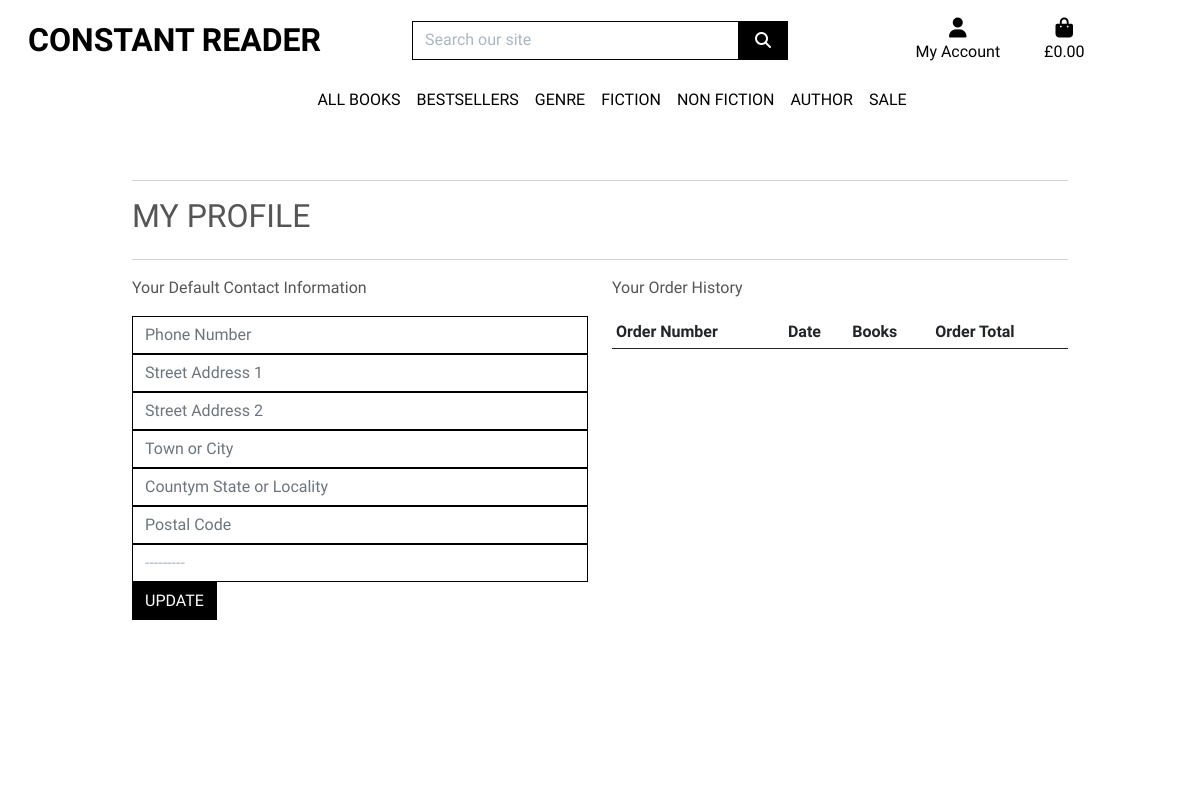
The app's page /profile/ (signed in), older data.
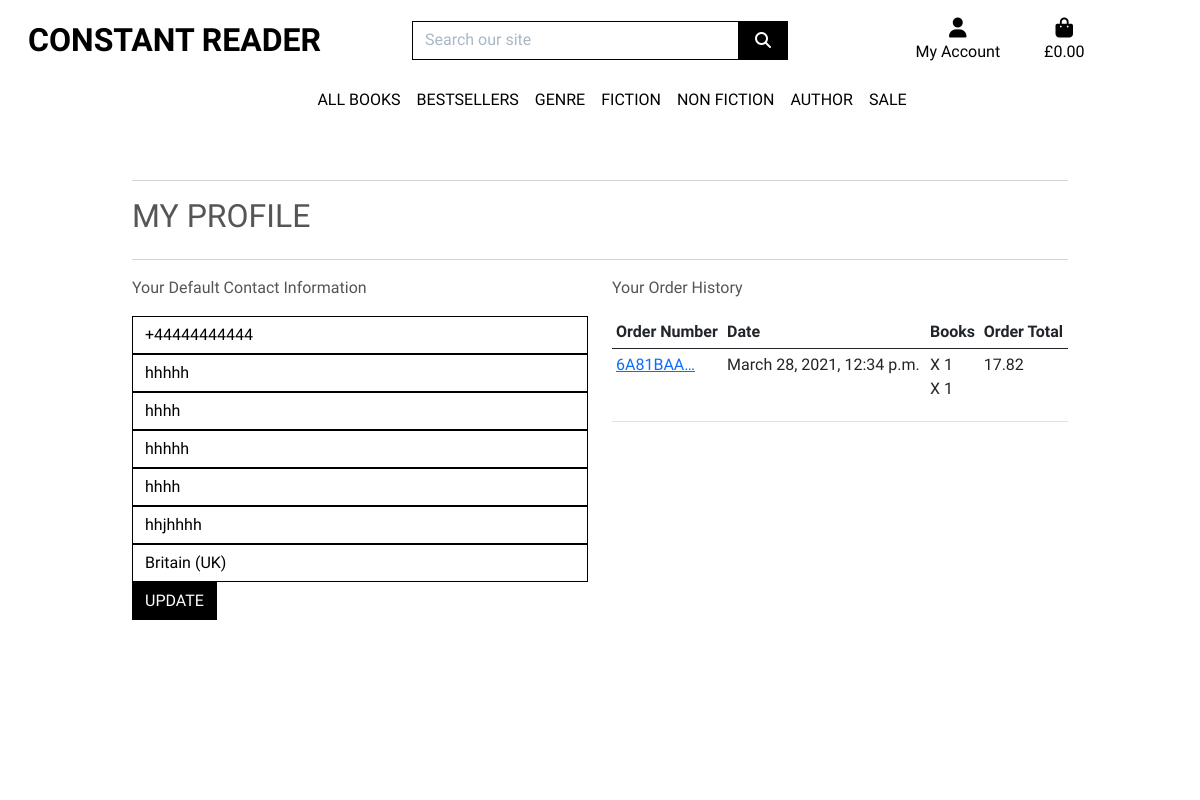
The same page, newer data.
### profiles/models.py (models this page shows, shortened)
class UserProfile(models.Model):
    user = models.OneToOneField(User, on_delete=models.CASCADE)
    default_phone_number = models.CharField(max_length=20, null=True, blank=True)
    default_street_address1 = models.CharField(max_length=80, null=True, blank=True)
    default_street_address2 = models.CharField(max_length=80, null=True, blank=True)
    default_town_or_city = models.CharField(max_length=40, null=True, blank=True)
    default_county = models.CharField(max_length=80, null=True, blank=True)
    default_postcode = models.CharField(max_length=20, null=True, blank=True)
    default_country = CountryField(blank_label='Country', null=True, blank=True)

### checkout/models.py (models this page shows, shortened)
class Order(models.Model):
    order_number = models.CharField(max_length=32, null=False, editable=False)
    user_profile = models.ForeignKey(UserProfile, on_delete=models.SET_NULL,
                                    null=True, blank=True, related_name='orders')
    full_name = models.CharField(max_length=50, null=False, blank=False)
    email = models.EmailField(max_length=254, null=False, blank=False)
    phone_number = models.CharField(max_length=20, null=False, blank=False)
    country = CountryField(blank_label='Country *', null=False, blank=False)
    postcode = models.CharField(max_length=20, null=True, blank=True)
    town_or_city = models.CharField(max_length=40, null=False, blank=False)
    street_address1 = models.CharField(max_length=80, null=False, blank=False)
    street_address2 = models.CharField(max_length=80, null=True, blank=True)
    county = models.CharField(max_length=80, null=True, blank=True)
    date = models.DateTimeField(auto_now_add=True)
    delivery_cost = models.DecimalField(max_digits=6, decimal_places=2, null=False, default=0)
    order_total = models.DecimalField(max_digits=10, decimal_places=2, null=False, default=0)
    grand_total = models.DecimalField(max_digits=10, decimal_places=2, null=False, default=0)
    original_bag = models.TextField(null=False, blank=False, default='')
    stripe_pid = models.CharField(max_length=254, null=False, blank=False, default='')

class OrderLineItem(models.Model):
    order = models.ForeignKey(Order, null=False, blank=False, on_delete=models.CASCADE, related_name='lineitems')
    book = models.ForeignKey(Books, null=False, blank=False, on_delete=models.CASCADE)
    quantity = models.IntegerField(null=False, blank=False, default=0)
    lineitem_total = models.DecimalField(max_digits=6, decimal_places=2, null=False, blank=False, editable=False)

### profiles/views.py (the view)
# urls.py: path('profile/', include('profiles.urls')),
def profile(request):
    profile = get_object_or_404(UserProfile, user=request.user)
    if request.method == 'POST':
        form = UserProfileForm(request.POST, instance=profile)
        if form.is_valid():
            form.save()
            messages.success(request, 'Profile Updated!')
    form = UserProfileForm(instance=profile)
    orders = profile.orders.all()
    template = 'profiles/profile.html'
    context = {
        'form': form,
        'orders': orders,
    }
    return render(request, template, context)

### profiles/forms.py
class UserProfileForm(forms.ModelForm):
    class Meta:
        model = UserProfile
        exclude = ('user',)
    def __init__(self, *args, **kwargs):
        super().__init__(*args, **kwargs)
        placeholders = {
            'default_phone_number': 'Phone Number',
            'default_postcode': 'Postal Code',
            'default_town_or_city': 'Town or City',
            'default_street_address1': 'Street Address 1',
            'default_street_address2': 'Street Address 2',
            'default_county': 'Countym State or Locality',
        }
        self.fields['default_phone_number'].widget.attrs['autofocus'] = True
        for field in self.fields:
            if field != 'default_country':
                if self.fields[field].required:
                    placeholder = f'{placeholders[field]} *'
                else:
                    placeholder = placeholders[field]
                self.fields[field].widget.attrs['placeholder'] = placeholder
            self.fields[field].widget.attrs['class'] = 'border-black rounded-0 profile-form-input'
            self.fields[field].label = False

### bag/contexts.py (called while the page is built, shortened)
def bag_contents(request):
    bag_items = []
    total = 0
    product_count = 0
    bag = request.session.get('bag', {})
    if total < settings.FREE_DELIVERY_THRESHOLD:
        delivery = total * Decimal(settings.STANDARD_DELIVERY_PERCENTAGE / 100)
        free_delivery_delta = settings.FREE_DELIVERY_THRESHOLD - total
    else:
        delivery = 0
        free_delivery_delta = 0
    grand_total = delivery + total
    context = {
        'bag_items': bag_items,
        'total': total,
        'product_count': product_count,
        'delivery': delivery,
        'free_delivery_delta': free_delivery_delta,
        'free_delivery_threshold': settings.FREE_DELIVERY_THRESHOLD,
        'grand_total': grand_total,
    }
    return context

### profiles/templates/profiles/profile.html (shortened to what this page needs)
{% extends "base.html" %}
{% load static %}
{% block extra_css %}
<link rel="stylesheet" href="{% static 'profiles/css/profile.css' %}">
{% endblock %}
{% block page_header %}
<div class="container header-container">
</div>
{% endblock %}
{% block content %}
<div class="overlay"></div>
<div class="container">
    <div class="row">
        <div class="col">
            <hr>
            <h2 class="logo-font mb-4">My Profile</h2>
            <hr>
        </div>
    </div>
    <div class="row">
        <div class="col-12 col-lg-6">
            <p>Your Default Contact Information</p>
            <form class="mt-3" action="{% url 'profile' %}" method="POST" id="profile-update-form">
                {{ form|crispy }}
                <button class="btn btn-black rounded-0 text-uppercase float-right">Update</button>
            </form>
        </div>
        <div class="col-12 col-lg-6">
            <p>Your Order History</p>
            <div class="order-history table-responsive">
                <table class="table table-sm">
                    <thead>
                        <tr>
                            <th>Order Number</th>
                            <th>Date</th>
                            <th>Books</th>
                            <th>Order Total</th>
                        </tr>
                    </thead>
                    <tbody>
                        {% for order in orders %}
                            <tr>
                                <td>
                                    <a href="{% url 'order_history' order.order_number %}"
                                    title="{{ order.order_number }}">
                                        {{ order.order_number|truncatechars:8 }}</a>
                                </td>
                                <td>{{ order.date }}</td>
                                <td>
                                    <ul class="list-unstyled">
                                        {% for item in order.lineitems.all %}
                                            <li>{{ item.books.title }} X {{ item.quantity }}</li>
                                        {% endfor %}
                                    </ul>
                                </td>
                                <td>{{ order.grand_total }}</td>
                            </tr>
                        {% endfor %}
                    </tbody>
                </table>
            </div>
        </div>
    </div>
{% endblock %}

### templates/base.html (shortened to what this page needs)
{% load static %}
<!doctype html>
<html lang="en">
<head>
    {% block corecss %}
    <link href="https://cdn.jsdelivr.net/npm/bootstrap@5.0.0-beta2/dist/css/bootstrap.min.css" rel="stylesheet"
>
    <link rel="stylesheet" href="{% static 'css/base.css' %}">
    {% endblock %}
    {% block extra_css %}
    {% endblock %}
</head>
<body>
    <header class="container-fluid fixed-top">
        <div id="topnav" class="row bg-white pt-lg-2 d-none d-lg-flex">
            <div class="col-12 col-lg-4 my-auto py-1 py-lg-0 text-center text-lg-left">
                <a href="{% url 'home' %}" class="nav-link main-logo-link">
                    <h2 class="logo-font text-black my-0"><strong>Constant Reader</strong></h2>
                </a>
            </div>
            <div class="col-12 col-lg-4 my-auto py-1 py-lg-0">
                <form method="GET" action="{% url 'books' %}">
                    <div class="input-group w-100">
                        <input class="form-control border border-black rounded-0" type="text" name="q"
                            placeholder="Search our site">
                        <div class="input-group-append">
                            <button class="form-control btn btn-black border border-black rounded-0" type="submit">
                                <span class="icon">
                                    <i class="fas fa-search"></i>
                                </span>
                            </button>
                        </div>
                    </div>
                </form>
            </div>
            <div class="col-12 col-lg-4 my-auto py-1 py-lg-0">
                <ul class="list-inline list-unstyled text-center text-lg-right my-0">
                    <li class="list-inline-item dropdown">
                        <a class="text-black nav-link" href="#" id="user-options" data-toggle="dropdown"
                            aria-haspopup="true" aria-expanded="false">
                            <div class="text-center">
                                <div><i class="fas fa-user fa-lg"></i></div>
                                <p class="my-0">My Account</p>
                            </div>
                        </a>
                    </li>
                    <li class="list-inline-item">
                        <a class="{% if grand_total %}text-info font-weight-bold{% else %}text-black{% endif %} nav-link"
                            href="{% url 'view_bag' %}">
                            <div class="text-center">
                                <div><i class="fas fa-shopping-bag fa-lg"></i></div>
                                <p class="my-0">
                                    {% if grand_total %}
                                    £{{ grand_total|floatformat:2 }}
                                    {% else %}
                                    £0.00
                                    {% endif %}
                                </p>
                            </div>
                        </a>
                    </li>
                </ul>
            </div>
        </div>
        <div class="row bg-white">
            <nav class="navbar navbar-expand-lg navbar-light w-100">
                {% include 'includes/main-nav.html' %}
            </nav>
        </div>
    </header>
    {% block page_header %}
    {% endblock %}
    {% block content %}
    {% endblock %}
</body>
</html>

### templates/includes/main-nav.html (shortened to what this page needs)
<div class="collapse navbar-collapse" id="main-nav">
    <ul class="navbar-nav w-auto mx-auto">
        <li class="nav-item dropdown">
            <a class="logo-font font-weight-bold nav-link text-black mr-5" href="#" id="all-books-link" data-toggle="dropdown" aria-haspopup="true"
                aria-expanded="false">
                All Books
            </a>
        </li>
        <li class="nav-item dropdown">
            <a class="logo-font font-weight-bold nav-link text-black mr-5" href="#" id="bestsellers-link" data-toggle="dropdown" aria-haspopup="true"
                aria-expanded="false">
                Bestsellers
            </a>
        </li>
        <li class="nav-item dropdown">
            <a class="logo-font font-weight-bold nav-link text-black mr-5" href="#" id="genre-link" data-toggle="dropdown" aria-haspopup="true"
                aria-expanded="false">
                Genre
            </a>
        </li>
        <li class="nav-item dropdown">
            <a class="logo-font font-weight-bold nav-link text-black mr-5" href="#" id="fiction-link" data-toggle="dropdown" aria-haspopup="true"
                aria-expanded="false">
                Fiction
            </a>
        </li>
        <li class="nav-item dropdown">
            <a class="logo-font font-weight-bold nav-link text-black mr-5" href="#" id="non-fiction-link" data-toggle="dropdown" aria-haspopup="true"
                aria-expanded="false">
                Non Fiction
            </a>
        </li>
        <li class="nav-item dropdown">
            <a class="logo-font font-weight-bold nav-link text-black mr-5" href="#" id="author-link" data-toggle="dropdown" aria-haspopup="true"
                aria-expanded="false">
                Author
            </a>
        </li>
        <li class="nav-item dropdown">
            <a class="logo-font font-weight-bold nav-link text-black mr-5" href="#" id="sale-link" data-toggle="dropdown" aria-haspopup="true"
                aria-expanded="false">
                Sale
            </a>
        </li>
    </ul>
</div>

### static/css/base.css (style rules this page uses)
html { height: 100%; }
body { background: url('/media/colour-book-pile.jpg') no-repeat center center fixed; background-size: cover; height: calc(100vh - 164px); color: #555; font-family: mirza, sans-serif; }
.logo-font { text-transform: uppercase; }
.main-logo-link { width: fit-content; }
.btn-black { background: black; color: white; }
.text-black { color: #000 !important; }
.border-black { border: 1px solid black !important; }
.overlay { height: 100%; width: 100%; top: 0; left: 0; position: fixed; background: white; z-index: -1; }
input[name='q']::placeholder { color: #aab7c4; }
.icon { align-items: center; display: inline-flex; justify-content: center; height: 1.5rem; width: 1.5rem; }
@media (min-width: 1200px) { .container { max-width: 80%; } }
@media (min-width: 992px) { .header-container { padding-top: 164px; } }

### profiles/static/profiles/css/profile.css (style rules this page uses)
#profile-update-form .form-control { color: #000; }
#id_default_country, #id_default_country option:not(:first-child) { color: #000; }
.order-history { max-height: 416px; overflow-y: auto; }

Row changes from the older to the newer data that the page shows:
changed UserProfile: default_phone_number (not shown) → "+44444444444"; default_street_address1 (not shown) → "hhhhh"; default_street_address2 (not shown) → "hhhh"; default_town_or_city (not shown) → "hhhhh"; default_county (not shown) → "hhhh"; default_postcode (not shown) → "hhjhhhh"; default_country "---------" → "Britain (UK)"
added Order: order_number "6A81BAA…", date "March 28, 2021, 12:34 p.m.", grand_total "17.82"
added OrderLineItem: quantity "1"
added OrderLineItem: quantity "1"
